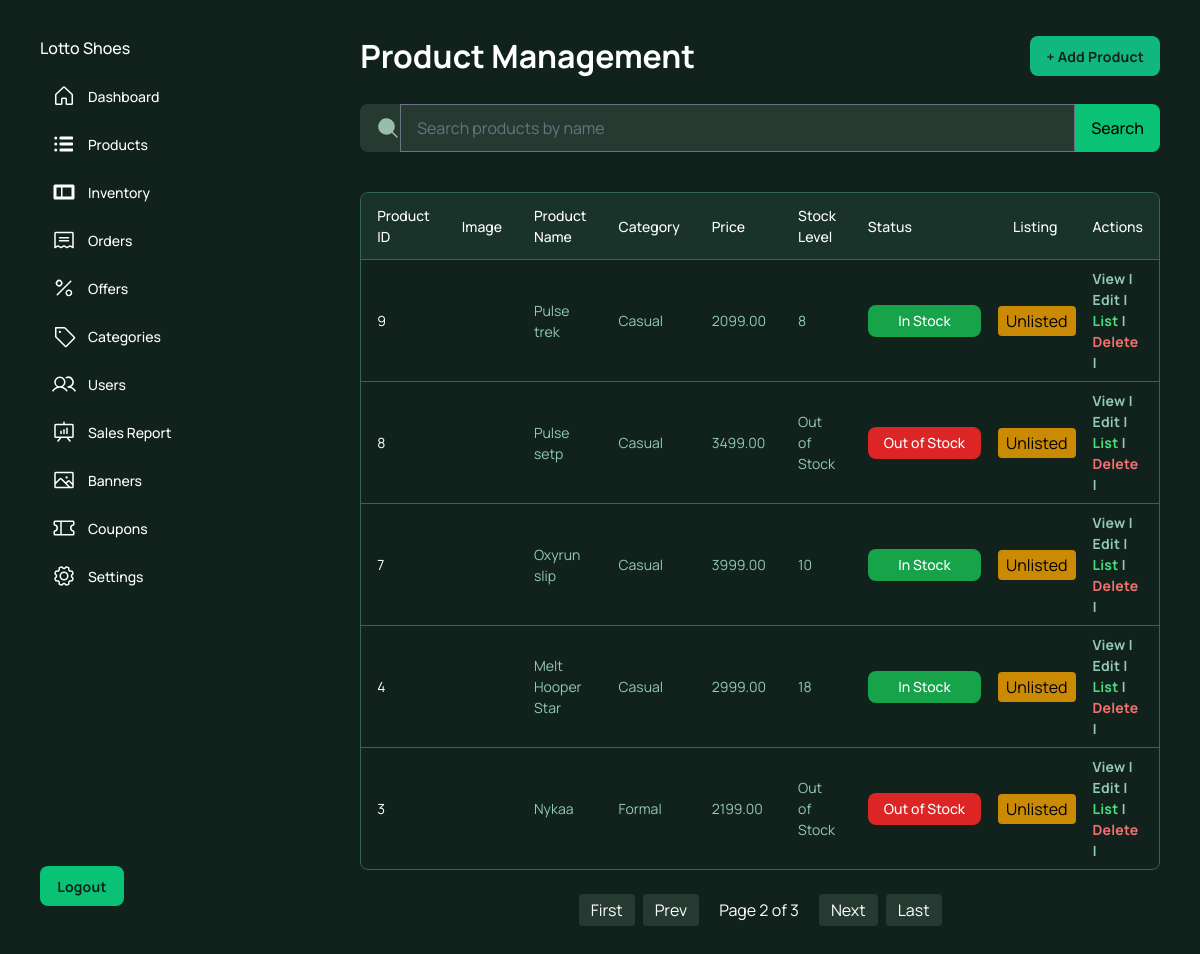
/products/product/?page=2 (signed in), run on an earlier commit of the app's database.
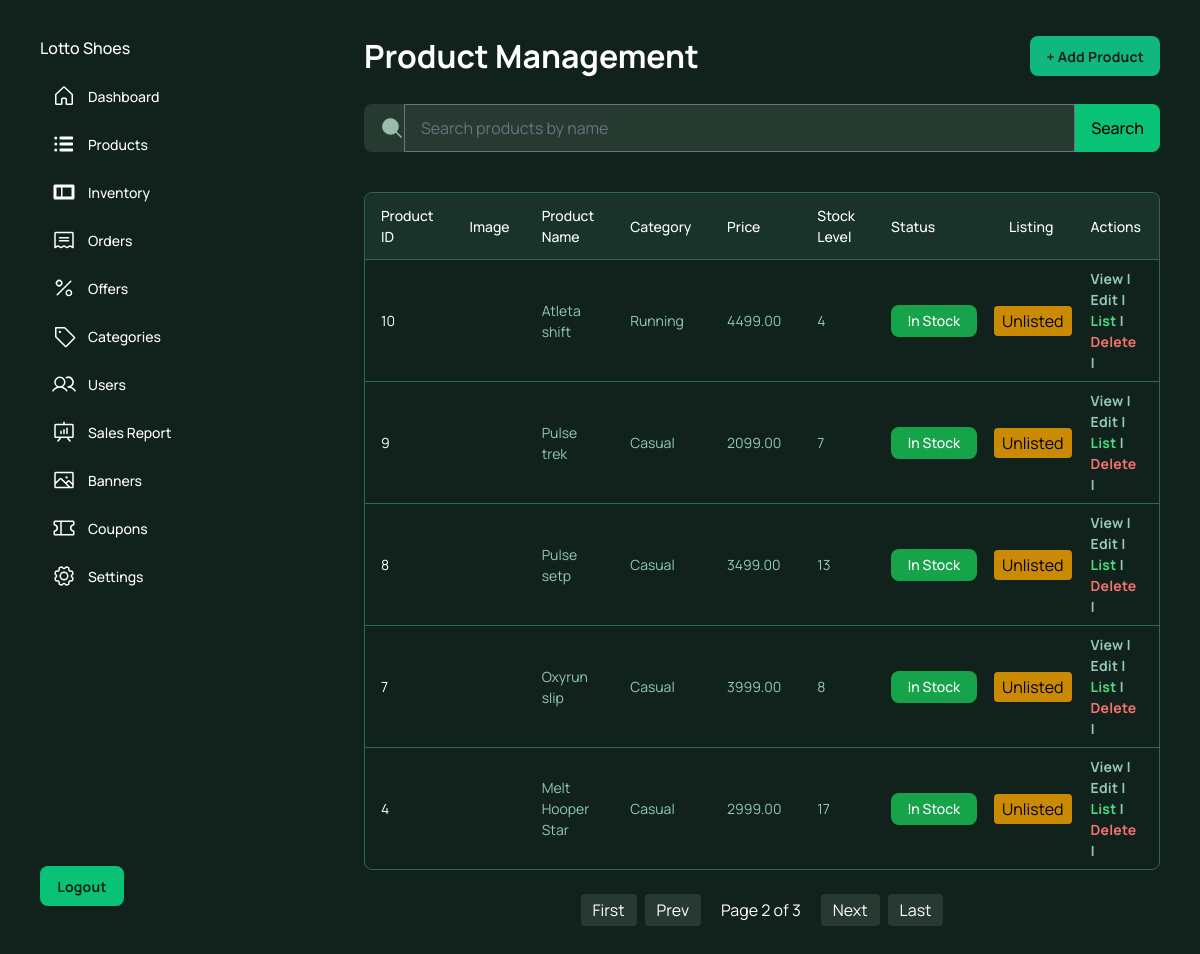
And on a later commit of the database.
### products/models.py (models this page shows, shortened)
class Product(models.Model):
    product_name = models.CharField(max_length=200, unique=True)
    slug = models.SlugField(max_length=200, unique=True)
    base_price = models.DecimalField(max_digits=10, decimal_places=2)
    description = models.TextField()
    is_listed = models.BooleanField(default=True)
    category = models.ForeignKey(Category, on_delete=models.CASCADE,related_name='products')
    image = models.ImageField(upload_to='products/')
    created_at = models.DateTimeField(auto_now_add=True)
    updated_at = models.DateTimeField(auto_now=True)
    is_deleted = models.BooleanField(default=False)
    is_available = models.BooleanField(default=True)
    is_blocked = models.BooleanField(default=False)
    offer_price = models.DecimalField(max_digits=10,decimal_places=2,null=True,blank=True)
    @property
    def total_stock(self):
        return sum(variant.stock for variant in self.variants.all())

class ProductVariant(models.Model):
    product = models.ForeignKey(Product,on_delete=models.CASCADE,related_name='variants')
    size = models.CharField(max_length=20)
    color = models.CharField(max_length=50)
    stock = models.PositiveIntegerField(default=0)
    price = models.DecimalField(max_digits=10,decimal_places=2,null=True)
    is_active = models.BooleanField(default=True)

### category/models.py (models this page shows, shortened)
class Category(models.Model):
    image = models.ImageField(upload_to='category/',null=True,blank=True)
    name = models.CharField(max_length=100,unique=True)
    description = models.TextField(blank=True,null=True)
    is_active = models.BooleanField(default=True)
    created_at = models.DateTimeField(auto_now_add=True)

### adminpanel/decorators.py (the view)
    def wrapper(request, *args, **kwargs):
        if not request.user.is_authenticated or not request.user.is_staff:
            messages.error(request, "You are not authorized!")
            return redirect('admin_login')
        return view_func(request, *args, **kwargs)

### products/views.py (called while the page is built)
@never_cache
@admin_required
@login_required(login_url='admin_login')
def product_list(request):
    query = request.GET.get('q')
    category_id = request.GET.get('category')
    products = Product.objects.filter(is_deleted=False).order_by('-id')
    if query:
        products = products.filter(product_name__icontains=query)
    if category_id:
         products = products.filter(category_id=category_id)
    paginator = Paginator(products,5)
    page_number = request.GET.get('page')
    page_obj = paginator.get_page(page_number)
    return render(request, 'product_list.html', {
          'products': page_obj,
          'page_obj':page_obj,
          'query': query
          })

### products/templates/product_list.html (shortened to what the changed rows need)
<html>
  <head>
    <script src="https://cdn.tailwindcss.com?plugins=forms,container-queries"></script>
  </head>
  <body>
    <div class="relative flex h-auto min-h-screen w-full flex-col bg-[#11221c] dark group/design-root overflow-x-hidden" style='font-family: Manrope, "Noto Sans", sans-serif;'>
      <div class="layout-container flex h-full grow flex-col">
        <div class="gap-1 px-6 flex flex-1 justify-center py-5">
          <div class="layout-content-container flex flex-col w-80">
            <div class="flex h-full min-h-[700px] flex-col justify-between bg-[#11221c] p-4">
              <div class="flex flex-col gap-4">
                <h1 class="text-white text-base font-medium leading-normal">Lotto Shoes</h1>
              </div>
            </div>
          </div>
          <div class="layout-content-container flex flex-col max-w-[960px] flex-1">
            <div class="px-4 py-3 @container">
              <div class="flex overflow-hidden rounded-lg border border-[#326755] bg-[#11221c]">
                <table class="flex-1">
                  <thead>
                    <tr class="bg-[#19332b]">
                      <th class="table-c7d2051f-19b8-4282-b3f3-09e31bcc72dc-column-120 px-4 py-3 text-left text-white w-[400px] text-sm font-medium leading-normal">Product ID</th>
                      <th class="table-c7d2051f-19b8-4282-b3f3-09e31bcc72dc-column-176 px-4 py-3 text-left text-white w-14 text-sm font-medium leading-normal">Image</th>
                      <th class="table-c7d2051f-19b8-4282-b3f3-09e31bcc72dc-column-296 px-4 py-3 text-left text-white w-[400px] text-sm font-medium leading-normal">
                        Product Name
                      </th>
                      <th class="table-c7d2051f-19b8-4282-b3f3-09e31bcc72dc-column-416 px-4 py-3 text-left text-white w-[400px] text-sm font-medium leading-normal">Category</th>
                      <th class="table-c7d2051f-19b8-4282-b3f3-09e31bcc72dc-column-536 px-4 py-3 text-left text-white w-[400px] text-sm font-medium leading-normal">Price</th>
                      <th class="table-c7d2051f-19b8-4282-b3f3-09e31bcc72dc-column-656 px-4 py-3 text-left text-white w-[400px] text-sm font-medium leading-normal">Stock Level</th>
                      <th class="table-c7d2051f-19b8-4282-b3f3-09e31bcc72dc-column-776 px-4 py-3 text-left text-white w-60 text-sm font-medium leading-normal">Status</th>
                      <th class="table-c7d2051f-19b8-4282-b3f3-09e31bcc72dc-column-776 px-4 py-3 text-left text-white w-60 text-sm font-medium leading-normal">Listing</th>
                      <th class="table-c7d2051f-19b8-4282-b3f3-09e31bcc72dc-column-896 px-4 py-3 text-left text-white w-60 text-[#92c9b7] text-sm font-medium leading-normal">
                        Actions
                      </th>
                    </tr>
                  </thead>
                  <tbody>
                    {% for product in page_obj %}
                    <tr class="border-t border-t-[#326755]">
                      <td class="table-c7d2051f-19b8-4282-b3f3-09e31bcc72dc-column-120 h-[72px] px-4 py-2 w-[400px] text-white text-sm font-normal leading-normal">{{ product.id }}</td>
                      <td class="table-c7d2051f-19b8-4282-b3f3-09e31bcc72dc-column-176 h-[72px] px-4 py-2 w-14 text-sm font-normal leading-normal">
                        {% if product.image %}
                        <div
                          class="bg-center bg-no-repeat aspect-square bg-cover rounded-full w-10"
                          style="background-image: url('{{ product.image.url }}');"
                        ></div>
                        {% else %}
                        <div class="w-10 h-10 rounded-full bg-gray-500"></div>
                        {% endif %}
                      </td>
                      <td class="table-c7d2051f-19b8-4282-b3f3-09e31bcc72dc-column-296 h-[72px] px-4 py-2 w-[400px] text-[#92c9b7] text-sm font-normal leading-normal">
                        {{ product.product_name }}
                      </td>
                      <td class="table-c7d2051f-19b8-4282-b3f3-09e31bcc72dc-column-416 h-[72px] px-4 py-2 w-[400px] text-[#92c9b7] text-sm font-normal leading-normal">{{ product.category.name}}</td>
                      <td class="table-c7d2051f-19b8-4282-b3f3-09e31bcc72dc-column-536 h-[72px] px-4 py-2 w-[400px] text-[#92c9b7] text-sm font-normal leading-normal">{{ product.base_price }}</td>
                      <td class="table-c7d2051f-19b8-4282-b3f3-09e31bcc72dc-column-656 h-[72px] px-4 py-2 w-[400px] text-[#92c9b7] text-sm font-normal leading-normal">{% if product.total_stock > 0 %}
                        {{ product.total_stock }}
                        {% else %}
                        <span class="text-danger">Out of Stock</span>
                        {% endif %}</td>
                      <td class="table-c7d2051f-19b8-4282-b3f3-09e31bcc72dc-column-776 h-[72px] px-4 py-2 w-60 text-sm font-normal leading-normal">
                    {% if product.total_stock > 0 %}
                    <button
                      class="flex min-w-[84px] max-w-[480px] cursor-pointer items-center justify-center overflow-hidden rounded-lg h-8 px-4 bg-green-600 text-white text-sm font-medium leading-normal w-full"
                    >
                      <span class="truncate">In Stock</span>
                    </button>
                    {% else %}
                    <button
                      class="flex min-w-[84px] max-w-[480px] cursor-pointer items-center justify-center overflow-hidden rounded-lg h-8 px-4 bg-red-600 text-white text-sm font-medium leading-normal w-full"
                    >
                      <span class="truncate">Out of Stock</span>
                    </button>
                    {% endif %}
                  </td>
                      <td>
                        {% if product.is_listed %}
                            <span class="bg-green-600 px-2 py-1 rounded">
                                Listed
                            </span>
                        {% else %}
                            <span class="bg-yellow-600 px-2 py-1 rounded">
                                Unlisted
                            </span>
                        {% endif %}
                    </td>
                      <td class="table-c7d2051f-19b8-4282-b3f3-09e31bcc72dc-column-896 h-[72px] px-4 py-2 w-60 text-[#92c9b7] text-sm font-bold leading-normal tracking-[0.015em]">
                         <a href="{% url 'products:product_details' product.id %}" class="hover:underline">
                        View
                        </a> | <a href="{% url 'products:edit_product' product.id %}" class="hover:underline">
                        Edit
                        </a> |
                        {% if product.is_listed %}
                                <a href="{% url 'products:toggle_listing' product.id %}"
                                  class="text-yellow-400 hover:underline"
                                  onclick="return confirm('Unlist this product?');">
                                  Unlist
                                </a>
                                {% else %}
                                <a href="{% url 'products:toggle_listing' product.id %}"
                                  class="text-green-400 hover:underline">
                                  List
                                </a>
                                {% endif %}
                        |<a href="{% url 'products:delete_product' product.id %}"
                              class="text-red-400 hover:underline"
                              onclick="return confirm('Move this product to trash?');">
                              Delete
                              </a>
                             |
                      </td>
                    </tr>
                     {% empty %}
                    <tr>
                      <td colspan="8" class="text-center text-white py-4">
                      No products found
                      </td>
                      </tr>
                    {% endfor %}
                  </tbody>
                </table>
              </div>
            </div>
          </div>
        </div>
      </div>
    </div>
  </body>
</html>

What changed in the data, as far as the page shows it:
no longer on this page (row edited): Product: id "3", product_name "Nykaa", category.name "Formal", base_price "2199.00", shows "Out of Stock", is_listed "Unlisted"
now on this page (row unchanged): Product: id "10", product_name "Atleta shift", category.name "Running", base_price "4499.00", total_stock "4", shows "In Stock", is_listed "Unlisted"
changed through a linked row, Product "Pulse trek": total_stock "8" → "7"
shown differently, row unchanged: Product "Pulse setp": total_stock (not shown) → "13"; text "Out of Stock Out of Stock" → "In Stock"
changed through a linked row, Product "Oxyrun slip": total_stock "10" → "8"
changed through a linked row, Product "Melt Hooper Star": total_stock "18" → "17"
